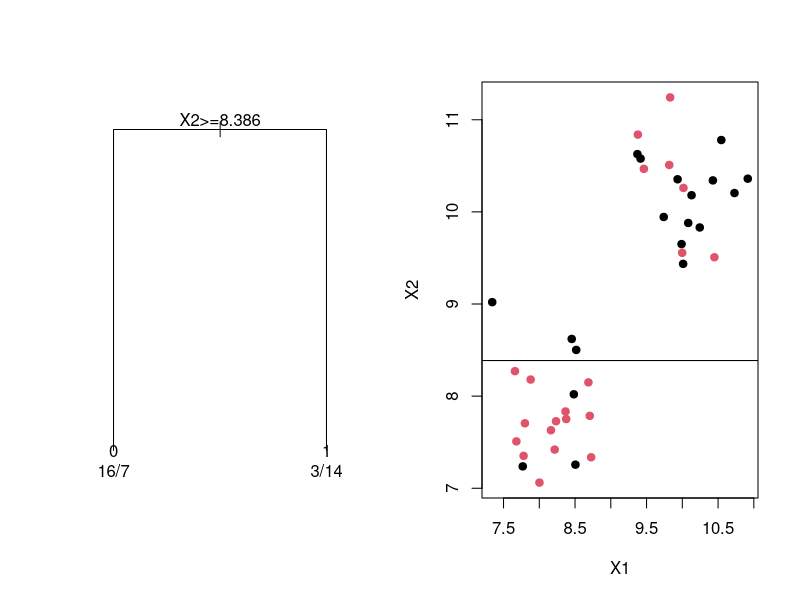
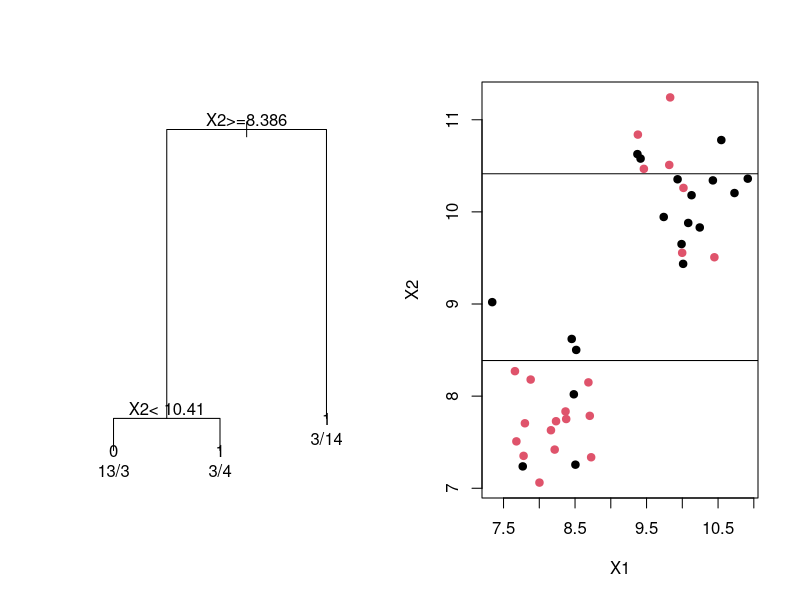
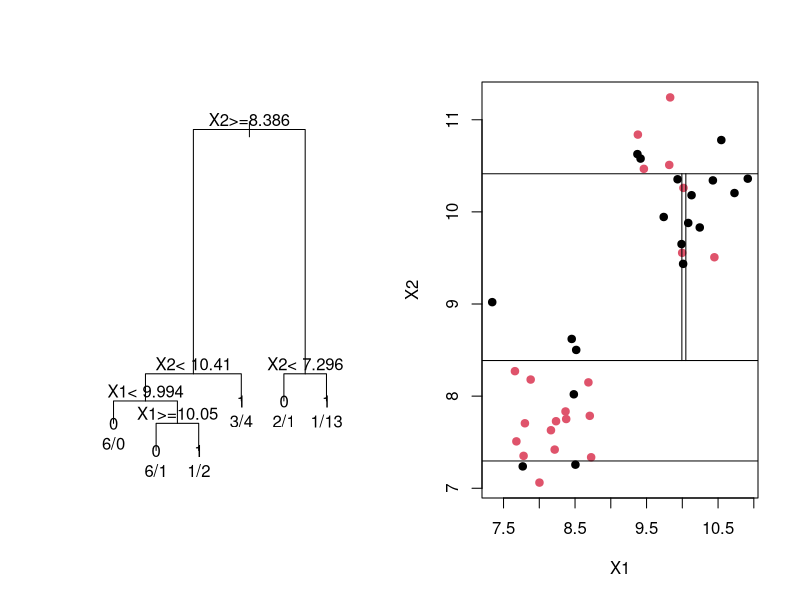
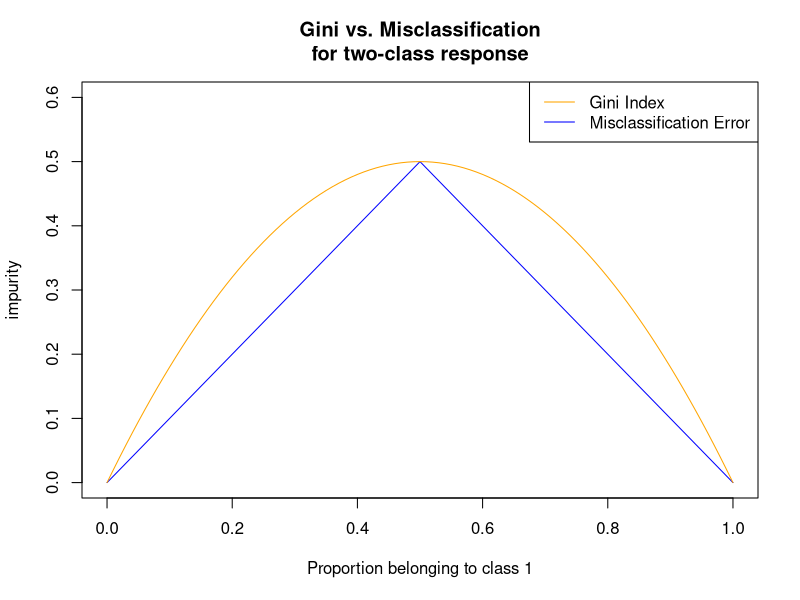
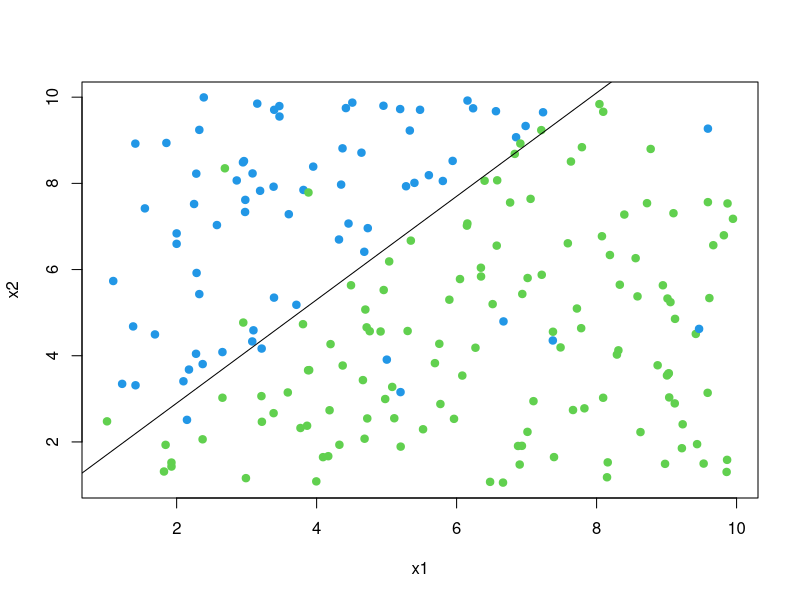
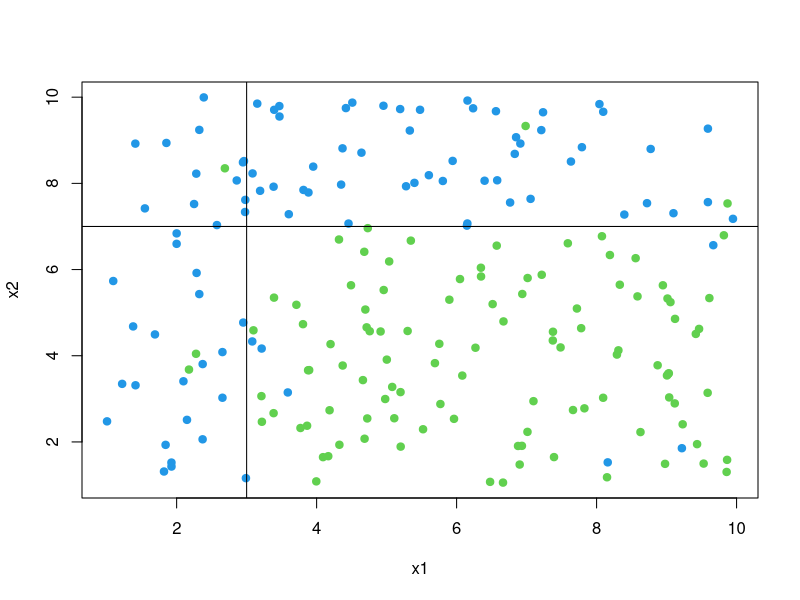

Write the R code that produced these figures, in order.
## ---- chunk 1
library(rpart)
set.seed(15)
X1 <-c(rnorm(20,10,0.5), rnorm(20,8,0.5))
X2 <- c(rnorm(20,10,0.5), rnorm(20,8,0.5))
# generate classification
Y <- numeric(length = 40)
for(i in seq_along(X1)){
  Y[i] <- if(X1[i] > 4 & X2[i] < 9) rbinom(n = 1, size = 1, prob = 0.75) else 
    rbinom(n = 1, size = 1, prob = 0.25)
}
DF <- data.frame(Y=as.factor(Y),X1,X2)
tout2 <- rpart(Y ~ X1 + X2, data=DF, method = "class", control=rpart.control(minsplit=25))
op <- par(mfrow=c(1,2))
plot(tout2, margin = 0.1)
text(tout2, use.n = TRUE)

plot(X2 ~ X1, data=DF, col = Y, pch=19)
abline(h=8.386349)
par(op)

## ---- chunk 2

tout2 <- rpart(Y ~ X1 + X2, data=DF, method = "class", control=rpart.control(minsplit=11))
op <- par(mfrow=c(1,2))
plot(tout2, margin = 0.1)
text(tout2, use.n = TRUE)

plot(X2 ~ X1, data=DF, col = Y, pch=19)
abline(h=8.386349)
abline(h=10.41387)
par(op)

## ---- chunk 3

tout2 <- rpart(Y ~ X1 + X2, data=DF, method = "class", control=rpart.control(minsplit=9))
op <- par(mfrow=c(1,2))
plot(tout2, margin = 0.1)
text(tout2, use.n = TRUE)

plot(X2 ~ X1, data=DF, col = Y, pch=19)
abline(h=8.386349)
abline(h=10.41387)
abline(h=7.296315)
segments(x0 = 9.993876, y0 = 8.386349, x1 = 9.993876, y1 = 10.41387)
segments(x0 = 10.04942, y0 = 8.386349, x1 = 10.04942, y1 = 10.41387)
par(op)

## ---- chunk 4
pm1 <- seq(0,1,0.01)
pm2 <- 1 - pm1
class <- 1 - pmax(pm1,pm2)
gini <- pm1*(1-pm1) + pm2*(1-pm2)
plot(pm1, class, type="l", xlab="Proportion belonging to class 1", ylab="impurity", 
     ylim=c(0,0.6), main=("Gini vs. Misclassification\nfor two-class response"), col="blue")
lines(pm1, gini, type="l", col="orange")
legend("topright", legend = c("Gini Index", "Misclassification Error"), 
       col = c("orange","blue"),lty = 1)
## ---- chunk 5
# true decision boundary is linear
set.seed(123)
x1 <- runif(200,1,10)
x2 <- runif(200,1,10)
df <- data.frame(x1,x2)
df <- df[order(df$x1),]
# boundary
df$b <- 0.5 + 1.2*seq(1,10,length=200)
fg <- function(x) if(x) rbinom(1,1,0.95) else rbinom(1,1,0.05)
df$g <- sapply(df$x2 > df$b,fg)
plot(x2 ~ x1, data=df, col=(g+3),pch=19)
abline(a=0.5,b=1.2)
## ---- chunk 6
# true decision boundary is non-linear
set.seed(123)
x1 <- runif(200,1,10)
x2 <- runif(200,1,10)
df <- data.frame(x1,x2)
# boundary
fg <- function(x) if(x) rbinom(1,1,0.95) else rbinom(1,1,0.05)
df$g <- sapply(df$x1 < 3 | df$x2 > 7,fg)
plot(x2 ~ x1, data=df, col=(g+3),pch=19)
abline(v=3,h=7)

